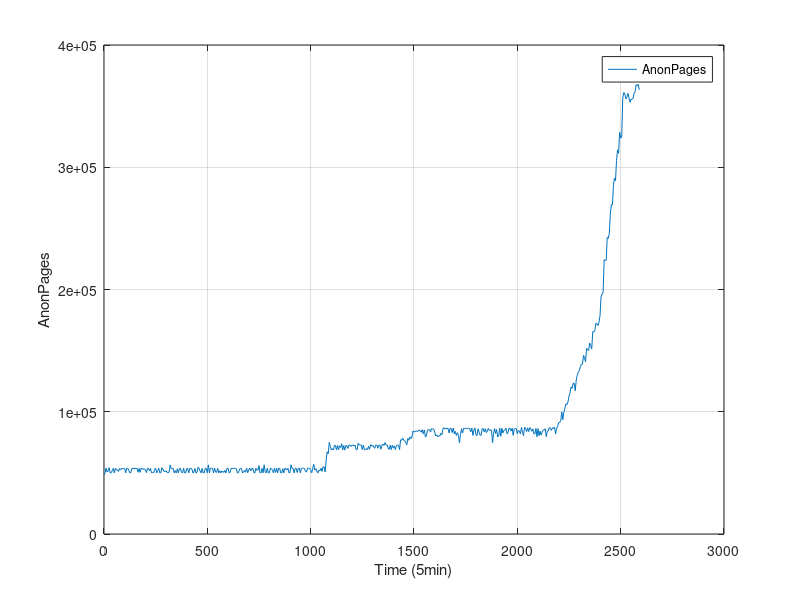

This figure's MATLAB source:
#! /usr/bin/octave -qf
fig = figure;
data = dlmread("finput.txt"," ");
size(data);
set(fig, "visible", "off");
time = data(:,1);
MemTotal = data(:,2);
MemFree = data(:,3);
Buffers = data(:,4);
Cached = data(:,5);
SwapCached = data(:,6);
Active = data(:,7);
Inactive = data(:,8);
SwapTotal = data(:,9);
SwapFree = data(:,10);
Dirty = data(:,11);
Writeback = data(:,12);
AnonPages = data(:,13);
Mapped = data(:,14);
Slab = data(:,15);
SReclaimable = data(:,16);
SUnreclaim = data(:,17);
PageTables = data(:,18);
NFS_Unstable = data(:,19);
Bounce = data(:,20);
WritebackTmp = data(:,21);
CommitLimit = data(:,22);
Committed_AS = data(:,23);
VmallocTotal = data(:,24);
VmallocUsed = data(:,25);
VmallocChunk = data(:,26);

plot(time,AnonPages,";AnonPages;"), grid

xlabel("Time (5min)");
ylabel("AnonPages");
print("AnonPages.png", "-dpng");


